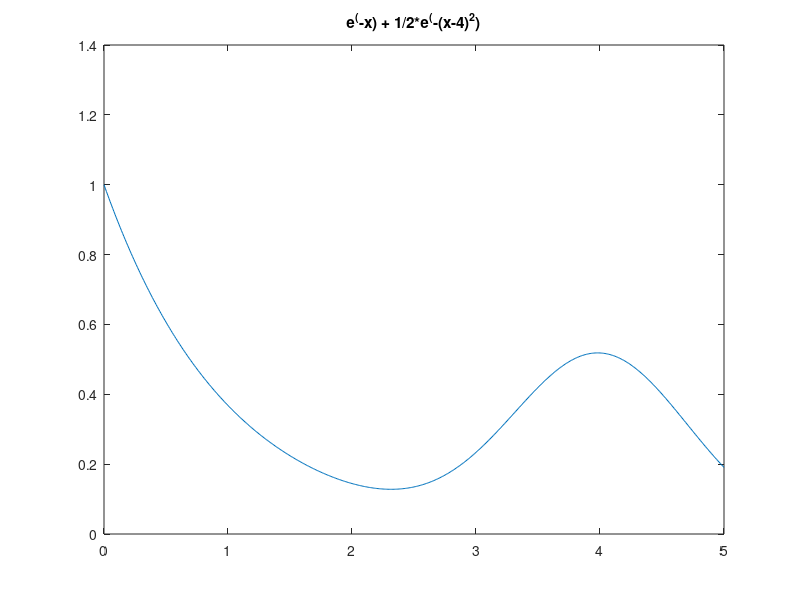

MATLAB code to generate this figure: (Note: this script raises an error after producing the figure.)
clear all; close all;

%FUNCION (la dibujamos)
f = @(x) exp(-x) + 1/2.*exp(-(x-4).^2);
a = 0; b = 5;
xaxis = a:0.01:b;
figure(1)
plot(xaxis, f(xaxis)), title('e^(-x) + 1/2*e^(-(x-4)^2)');

%QUADRATURA DE NEWTON_COTES
%Calculem el valor real de la integral i els valors dels pessos.
n = 4;
I_exacta = exp(-a)-exp(-b)+sqrt(pi)/4*(erf(b-4)-erf(a-4));
display(I_exacta);

x = a:(b-a)/n:b;
W = pessos_cotes(x,a,b);

%sumarem la integral;
Iaprox = 0;
for i = 1 : n + 1
    Iaprox = Iaprox + W(i)*f(x(i));
end
display(Iaprox);

error = abs(Iaprox - I_exacta);
display(error);


%Calculem l'error dividint l'interval [a,b] en n punts on n = 1,...14
for k = 1:14
    x = a:(b-a)/k:b;
    W = pessos_cotes(x,a,b);
    display(W);
    display(f(x));
    sumands = W.*f(x)';
    I_aprox = sum(sumands);
    display(I_aprox);
    err(k) = abs(I_aprox-I_exacta);
end
%Fem la grafica del log del error en funcio del logaritme del nombre de pts
punts = 1:1:14;
display(punts);
figure(2)
plot(log10(punts), log10(err),'r'), title('grafica del error');
hold on;

%OBS: A Raquel le ha quedado igual, asi que seguramente esta bien

%% ARA CALCULAREM LES QUADRATURES AMB ELS PUNTS DE GAUSS

nIP = 4;
[z,w] = QuadraturaGauss(nIP + 1);

%Hacemos el cambio de variable de [-1,1] a [a,b];
%z = (b-a)/2*x + (b+a)/2 i la funcio fent el canvi de variable es
%multiplica per (b-a)/2;

x = (b-a)/2*z + (b+a)/2;
display(w);
display(f(x));
sumands = w*f(x)*(b-a)/2;
I_aprox = sum(sumands);
display(I_aprox);

for k = 1:13
    [z,w] = QuadraturaGauss(k + 1);
    x = (b-a)/2*z + (b+a)/2; %canvi de variable
    I_aprox = w*f(x)*(b-a)/2;
    display(I_aprox);
    err_gauss(k) = abs(I_aprox - I_exacta);
end

plot(log10(1:1:13), log10(err_gauss),'b');

















